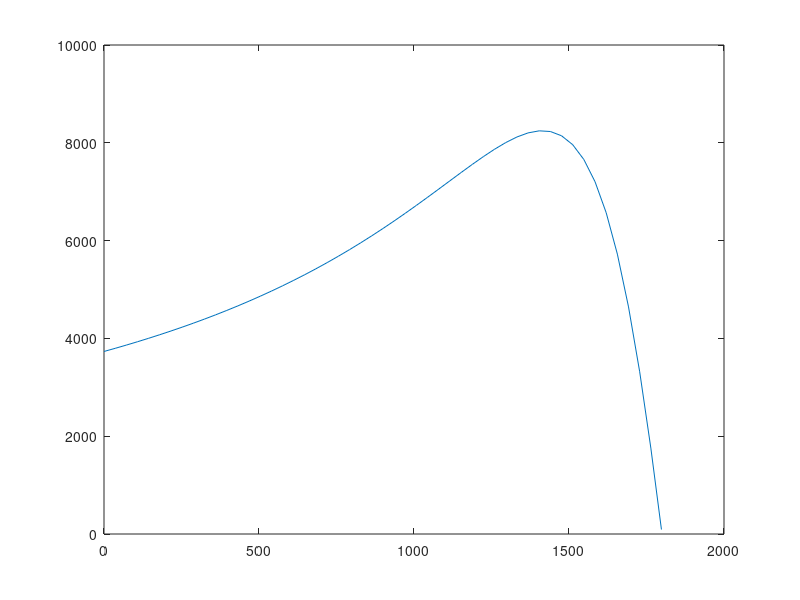

Source code (MATLAB):

clear 
clc 
% This Code is only for analyzing the motor that we have and outputting the
% torque speed characteristic


% : 
p = 4 ; % poles 
B = 0.00281 ; 
J = 0.0155 ; 
r1 =   1 ; % Stator resistance 
x1 = 1.4633 ; % Stator Reactance 
r2 = 1.06 ; % Rotor resistance 
x2 = 3.41437 ; % rotor reactance 
xm = 55.95636 ;  % magnetizing branch reactance
v_phase = 220 ;  % note that v_phase is 3vtriphase 
n_sync = 120*60/p ; % synchronous speed rpm 
w_sync = n_sync * 2*pi/60 ; % Conversion from rpm en rad/s  
s = (0:1:50)/50 ; % slip
s(1) = 0.001 ; 
nm = (1-s) * n_sync ; 

% Calculate Thevenin voltage and impedance 
v_th = v_phase * (xm / sqrt(r1^2 + (x1 + x2)^2)) ; 
z_th = ((1i*xm)*(r1+1i*x1))/(r1 + 1i*(x1+xm)) ; 
r_th = real(z_th) ; 
x_th = imag(z_th) ; 


for ii = 1:51 
    t_ind(ii) = (3*(v_th^2)*r2/s(ii) / ( w_sync * ((r_th + (r2/s(ii)))^2 + (x_th + x2)^2))) ; 
end

plot(nm,t_ind)

